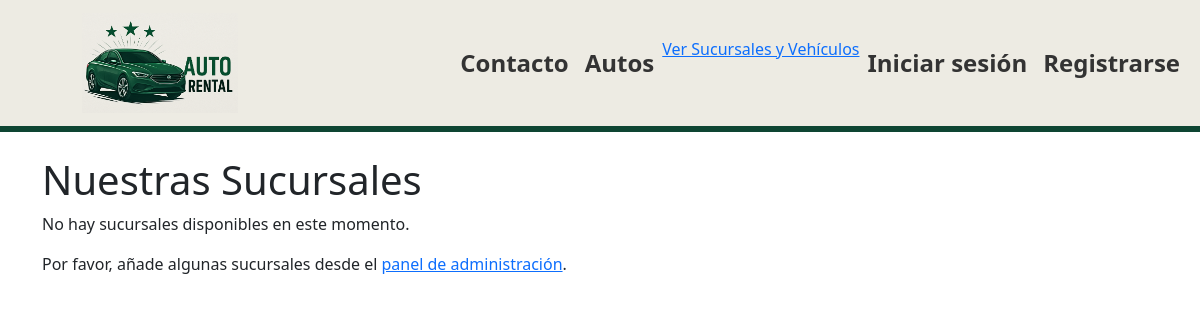
Page /sucursales/ on the earlier database version.
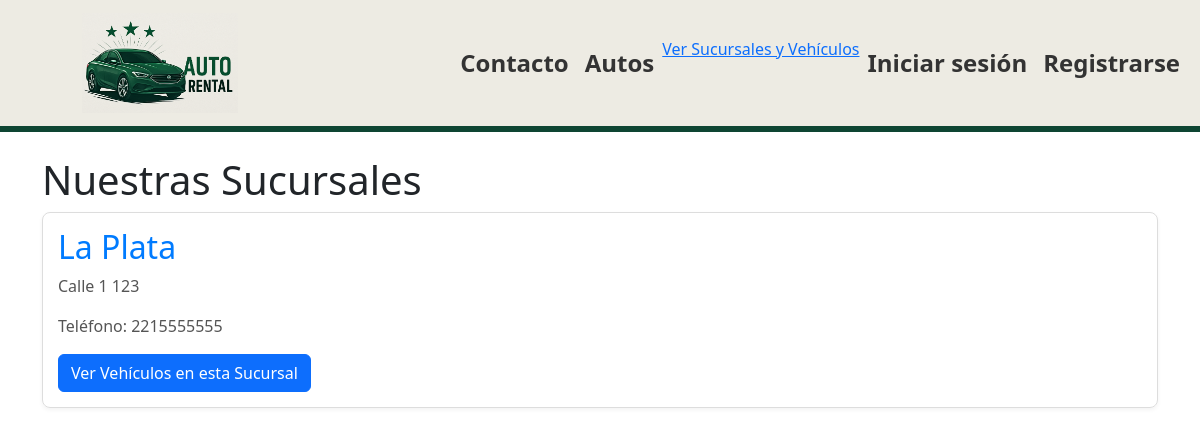
Same page on the later database version.
### sucursales/models.py (models this page shows, shortened)
class Sucursal(models.Model):
    nombre = models.CharField(max_length=100)
    direccion = models.CharField(max_length=200)
    telefono = models.CharField(max_length=20)
    class Meta:
        verbose_name_plural = "Sucursales"

### sucursales/views.py (the view)
# urls.py: path('', views.SucursalListView.as_view(), name='lista_sucursales'),
class SucursalListView(ListView):
    model = Sucursal
    template_name = 'sucursales/sucursal_list.html'
    context_object_name = 'sucursales'
    def get_queryset(self):
        return Sucursal.objects.filter(vehiculos__disponible=True).distinct()

### sucursales/templates/sucursales/sucursal_list.html (shortened to what this page needs)
{% extends 'base.html' %}
{% block content %}
    <h1>Nuestras Sucursales</h1>
    {% if sucursales %}
        <ul style="list-style-type: none; padding: 0;">
            {% for sucursal in sucursales %}
                <li style="border: 1px solid #ddd; margin-bottom: 10px; padding: 15px; border-radius: 8px; box-shadow: 0 2px 4px rgba(0,0,0,0.05);">
                    <h2>
                        <a href="{% url 'sucursales:vehiculos_por_sucursal' sucursal.id %}" style="text-decoration: none; color: #007bff;">
                            {{ sucursal.nombre }}
                        </a>
                    </h2>
                    <p style="color: #555;">{{ sucursal.direccion }}</p>
                    <p style="color: #555;">Teléfono: {{ sucursal.telefono }}</p>
                    <a href="{% url 'sucursales:vehiculos_por_sucursal' sucursal.id %}" class="btn btn-primary">Ver Vehículos en esta Sucursal</a>
                </li>
            {% endfor %}
        </ul>
    {% else %}
        <p>No hay sucursales disponibles en este momento.</p>
        <p>Por favor, añade algunas sucursales desde el <a href="{% url 'admin:index' %}">panel de administración</a>.</p>
    {% endif %}
{% endblock content %}

### home/templates/home/base.html (shortened to what this page needs)
<!DOCTYPE html>
<html lang="es">
<head>
    <link href="https://cdn.jsdelivr.net/npm/bootstrap@5.3.3/dist/css/bootstrap.min.css" rel="stylesheet">
   {% load static %}
    <link rel="stylesheet" href="{% static 'home/styles.css' %}">
</head>
<body>
<nav class="navbar navbar-expand-lg navbar-custom">
  <div class="container-fluid">
    {% load static %}
    <a class="navbar-brand" href="{% url 'home' %}" style="margin-left: 70px;">
        <img src="{% static 'home/img/logo.png' %}" alt="Autorental" height="100">
    </a>
    <div class="collapse navbar-collapse" id="navbarNav">
      <ul class="navbar-nav ms-auto">
        <li class="nav-item">
          <a class="nav-link fs-4" href= >Contacto</a>
        </li>
        <li class="nav-item">
          <a class="nav-link fs-4" href="#">Autos</a>
        </li>
        <li><a href="{% url 'sucursales:lista_sucursales' %}">Ver Sucursales y Vehículos</a></li>
        {% if user.is_authenticated %}
          <li class="nav-item">
            <a class="nav-link fs-4" href="{% url 'logout' %}">Cerrar sesión</a>
          </li>
        {% else %}
          <li class="nav-item">
            <a class="nav-link fs-4" href="{% url 'login' %}">Iniciar sesión</a>
          </li>
          <li class="nav-item">
            <a class="nav-link fs-4" href="{% url 'registro' %}">Registrarse</a>
          </li>
        {% endif %}
      </ul>
    </div>
  </div>
</nav>
<div class="container mt-4">
  {% block content %}{% endblock %}
</div>
</body>
</html>

### home/static/home/styles.css (style rules this page uses)
.navbar-custom { background-color: #edebe3; border-bottom: 6px solid #0e4532; }
.navbar-custom .nav-link, .navbar-custom .navbar-brand { color: #333; font-weight: 600; }

Differences in the rows shown:
added Sucursal: nombre "La Plata", direccion "Calle 1 123", telefono "2215555555"
Other differences:
text no longer shown: "No hay sucursales disponibles en este momento. Por favor, añade algunas sucursales desde el panel de administración ."
